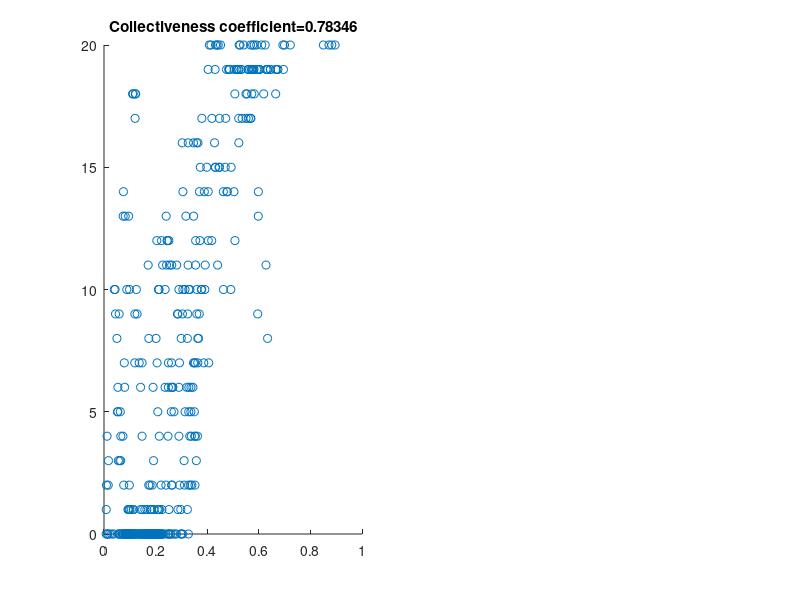
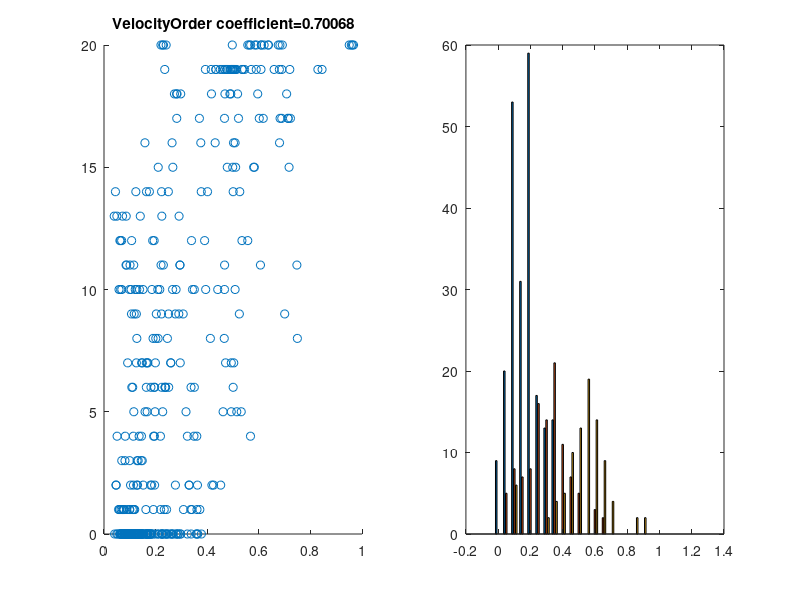

Reproduce these figures in MATLAB, in order. (Note: this script raises an error after producing the figures.)
% Compute the ROC curves and correlation between collectiveness/velocity
% Order and human scores.
clear
load('humanGT.mat');
load('collectivenessVideoResult.mat');
collectivenessClips=cell2mat(collectivenessData(2,:));
velocityOrderClips=cell2mat(velocityOrderData(2,:));

%% evaluation criteria 1
% sum the scores and computing the coefficient between the scores and
% collectiveness
GT_table = GT_human;
GT_mean=sum(GT_table,1);
figure
subplot(1,2,1),scatter(collectivenessClips,GT_mean) 
r=corrcoef(collectivenessClips,GT_mean);
title(['Collectiveness coefficient=' num2str(r(2,1))])

figure
subplot(1,2,1),scatter(velocityOrderClips,GT_mean) 
r=corrcoef(velocityOrderClips,GT_mean);
title(['VelocityOrder coefficient=' num2str(r(2,1))])

%% evaluation criteria 2
% majority voting to get the category of each clip
clipLabel_majorvoting=mode(GT_table); % 
curIndex_high=find(clipLabel_majorvoting==2);
curIndex_mid=find(clipLabel_majorvoting==1);
curIndex_low=find(clipLabel_majorvoting==0);
interval=[0:0.05:1];
n_low=hist(collectivenessClips(curIndex_low),interval);
n_mid=hist(collectivenessClips(curIndex_mid),interval);
n_high=hist(collectivenessClips(curIndex_high),interval);
subplot(1,2,2),bar(interval',[n_low;n_mid;n_high]')

%% compute the ROC
collectiveness_high=collectivenessClips(1,curIndex_high);
collectiveness_low=collectivenessClips(1,curIndex_low);
collectiveness_mid=collectivenessClips(1,curIndex_mid);

velocityOrder_high=velocityOrderClips(1,curIndex_high);
velocityOrder_low=velocityOrderClips(1,curIndex_low);
velocityOrder_mid=velocityOrderClips(1,curIndex_mid);

figure,
[ TPRset, FPRset, accuracySet, threshold_set] = returnROC(  collectiveness_high,collectiveness_low );
[maxAccuracy,maxIndex]=max(accuracySet);
maxThreshold=threshold_set(maxIndex);
display(['Collectiveness Best Accuracy for High-Low=' num2str(maxAccuracy) ',best Boundary=' num2str(maxThreshold)]);
[FPRset_sort,index]=sort(FPRset,'ascend');
TPRset_sort=TPRset(index);
subplot(1,3,1),plot(FPRset_sort,TPRset_sort),


[ TPRset, FPRset, accuracySet, threshold_set] = returnROC(  velocityOrder_high,velocityOrder_low );
[maxAccuracy,maxIndex]=max(accuracySet);
maxThreshold=threshold_set(maxIndex);
display(['VelocityOrder Best Accuracy for High-Low=' num2str(maxAccuracy) ',best Boundary=' num2str(maxThreshold)]);
[FPRset_sort,index]=sort(FPRset,'ascend');
TPRset_sort=TPRset(index);
hold on,plot(FPRset_sort,TPRset_sort,'r'),title('ROC curve:High-Low');

[ TPRset, FPRset, accuracySet, threshold_set] = returnROC(  collectiveness_high,collectiveness_mid );
[maxAccuracy,maxIndex]=max(accuracySet);
maxThreshold=threshold_set(maxIndex);
display(['Collectiveness Best Accuracy for High-Mid=' num2str(maxAccuracy) ',best Boundary=' num2str(maxThreshold)]);

[FPRset_sort,index]=sort(FPRset,'ascend');
TPRset_sort=TPRset(index);
subplot(1,3,2),plot(FPRset_sort,TPRset_sort),

[ TPRset, FPRset, accuracySet, threshold_set] = returnROC( velocityOrder_high,velocityOrder_mid );
[maxAccuracy,maxIndex]=max(accuracySet);
maxThreshold=threshold_set(maxIndex);
display(['VelocityOrder Best Accuracy for High-Mid=' num2str(maxAccuracy) ',best Boundary=' num2str(maxThreshold)]);
[FPRset_sort,index]=sort(FPRset,'ascend');
TPRset_sort=TPRset(index);
hold on,plot(FPRset_sort,TPRset_sort,'r'),title('ROC curve:High-Mid');


[ TPRset, FPRset, accuracySet, threshold_set] = returnROC( collectiveness_mid,collectiveness_low );
[maxAccuracy,maxIndex]=max(accuracySet);
maxThreshold=threshold_set(maxIndex);
display(['Collectiveness Best Accuracy for Mid-Low=' num2str(maxAccuracy) ',best Boundary=' num2str(maxThreshold)]);
[FPRset_sort,index]=sort(FPRset,'ascend');
TPRset_sort=TPRset(index);
subplot(1,3,3),plot(FPRset_sort,TPRset_sort),

[ TPRset, FPRset, accuracySet, threshold_set] = returnROC( velocityOrder_mid,velocityOrder_low );
[maxAccuracy,maxIndex]=max(accuracySet);
maxThreshold=threshold_set(maxIndex);
display(['VelocityOrder Best Accuracy for Mid-Low=' num2str(maxAccuracy) ',best Boundary=' num2str(maxThreshold)]);

[FPRset_sort,index]=sort(FPRset,'ascend');
TPRset_sort=TPRset(index);
hold on,plot(FPRset_sort,TPRset_sort,'r'),title('ROC curve:Mid-Low');